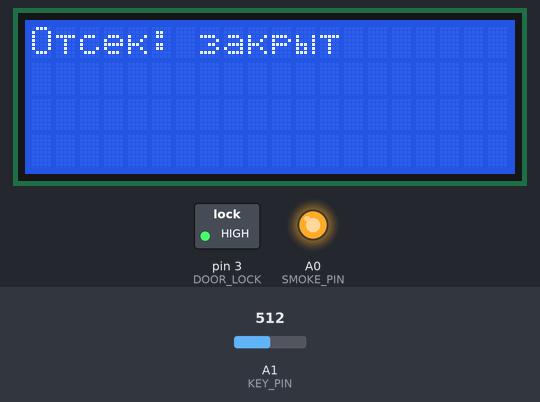
The sketch below on a simulated Arduino Uno, built with avr-gcc and run on an emulated ATmega328P. On the bench: 20×4 character LCD, switched loads named in the sketch (green lamp = pin HIGH), output pins drawn as LEDs (lit = HIGH). The test bench sets the inputs (shaded band); at power-on: A1 (KEY_PIN) = 512. No MQTT or app messages arrive unless stated.

Above: at 1.3 s.
1.4 s: A1 (KEY_PIN) set to 481
At 2.6 s:
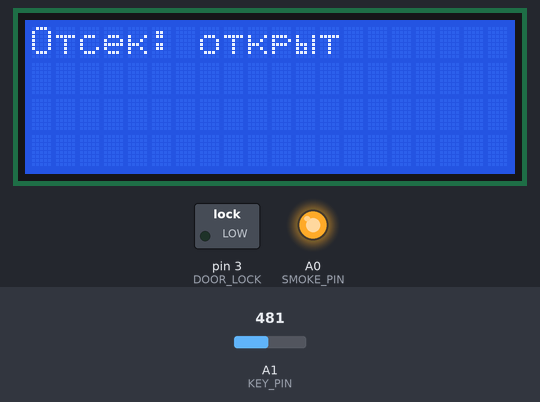
Timing chart, 0 to 4.4 s (numbered marks = the images above; inputs shaded):
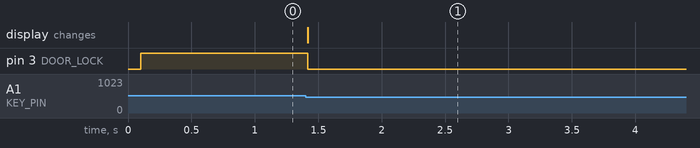

The sketch:

Door2.ino
```cpp
/*
  SUBSCRIBE:
  "ter2070/tdoor2/device"
  "a" = alarm
  "n" = no alarm
  "o" = open manually

  PUBLISH:
  "ter2070/tdoor2/server"
  "1" - door opened
*/

//#define TRACE
//#define NO_SERVER
#define resetPin 7

#include <Ethernet.h>
#include <MQTTClient.h>
#include <avr/wdt.h>

#include <Wire.h>
#include <LiquidCrystal_I2C.h>

#define ACC "tdoor2"
#define DOOR_LOCK 3
#define RESET_PIN 7
#define KEY_PIN A1

#define SMOKE_PIN A0
#define ON LOW
#define OFF HIGH

LiquidCrystal_I2C lcd(0x27, 20, 4);
byte letter_t[8] = // т
{
  B00000, B00000, B11111, B00100, B00100, B00100, B00100, B00000,
};
byte letter_k[8] = // к
{
  B00000, B00000, B10001, B10010, B11100, B10010, B10001, B00000,
};
byte letter_ii[8] = // ы
{
  B00000, B00000, B10001, B10001, B11101, B10101, B11101, B00000,
};
byte letter_z[8] = // з
{
  B00000, B00000, B11110, B00001, B00110, B00001, B11110, B00000,
};
byte letter_a[8] = // а
{
  B00000, B00000, B01110, B00001, B01111, B10001, B01111, B00000,
};

byte mac[] = { 0x06, 0xAD, 0xBE, 0x01, 0xAD, 0xBE };
byte ip[] = { 192, 168, 0, 56 }; // <- change to match your network

EthernetClient net;
MQTTClient client;

bool smokeOn = false;
bool isOpen = false;
unsigned long long smokeOnTime = 0;
#define SMOKE_TIME 20000

enum State
{
  Init,
  Waiting,
  Alarm,
  Opening,
  Open
};

State state;
bool isAlarm = false;

void __init()
{
  state = Waiting;
  isAlarm = false;
  isOpen = false;
  smokeOn = false;

  lcd.clear();
  lcd.setCursor(0, 0);                 // Устанавливаем курсор в начало 1 строки
  lcd.print("O\1ce\2: \4\5\2p\3\1");   // Отсек: закрыт
  digitalWrite (DOOR_LOCK, HIGH);
}

void setup() {
  pinMode(resetPin, OUTPUT);
  digitalWrite(resetPin, LOW);

#ifndef NO_SERVER
  Ethernet.begin(mac, ip);
  client.begin("192.168.0.91", net);
#endif

#ifdef TRACE
  Serial.begin(9600);
#endif

  lcd.init();                       // Инициализация lcd
  lcd.backlight();                  // Включаем подсветку
  // ткыза
  // 12345
  lcd.createChar(1, letter_t);
  lcd.createChar(2, letter_k);
  lcd.createChar(3, letter_ii);
  lcd.createChar(4, letter_z);
  lcd.createChar(5, letter_a);
  lcd.setCursor(0, 0);
  pinMode(DOOR_LOCK, OUTPUT);
  pinMode(RESET_PIN, OUTPUT);
  pinMode(SMOKE_PIN, OUTPUT);

  digitalWrite(DOOR_LOCK, HIGH);
  digitalWrite(RESET_PIN, LOW);
  digitalWrite(SMOKE_PIN, OFF);

  __init();
}

int val;

void handleSmoke()
{
  if (smokeOn && smokeOnTime == 0) //need to turn on smoke
  {
    digitalWrite(SMOKE_PIN, ON);
    smokeOnTime = millis();
  }

  if (smokeOn && millis() - smokeOnTime > SMOKE_TIME)
  {
    digitalWrite(SMOKE_PIN, OFF);
    smokeOn = smokeOnTime = 0;
  }
}

void loop() {
#ifndef NO_SERVER
  client.loop();

  if (!client.connected()) {
    connect();
  }
#endif

  handleSmoke();

  if (isOpen)
    return;

  switch (state)
  {
    case Waiting:
      val = analogRead(KEY_PIN);

      if (val < 500)
      {
        if (!isAlarm)
        {
          state = Opening;
        }
        else
        {
          lcd.noBacklight();
          delay(300);
          lcd.backlight();
          delay(300);
          lcd.noBacklight();
          delay(300);
          lcd.backlight();
          delay(300);
        }
      }
      break;
    case Opening:
      lcd.clear();
      lcd.setCursor(0, 0);
      lcd.print("O\1ce\2: o\1\2p\3\1");
      client.publish("ter2070/tdoor2/server", "1");
      digitalWrite (DOOR_LOCK, LOW);
      state = Open;
      break;
    case Open:
      isOpen = true;
      break;
    case Alarm:
      isAlarm = true;
      lcd.clear();
      lcd.setCursor(0, 0);
      lcd.print("ALARM!");
      state = Waiting;
      break;
  }
}

void messageReceived(String topic, String payload, char * bytes, unsigned int length) {
  if (topic.startsWith("ter"))
  {
    if (payload == "r")
    {
      hard_Reboot();
    }
    else if (payload == "i")
    {
      __init();
    }
    else if (payload == "p")
    {
      client.publish("ter2070/ping/out", ACC);
    }

    if (topic == "ter2070/tdoor2/device")
    {
      if (payload == "a") //alarm on
      {
        state = Alarm;
      }
      else if (payload == "n") //alarm off
      {
        isAlarm = false;
        lcd.clear();
        lcd.setCursor(0, 0);                 // Устанавливаем курсор в начало 1 строки
        lcd.print("O\1ce\2: \4\5\2p\3\1");   // Отсек: закрыт
      }
      else if (payload == "o") //open manually
      {
        isAlarm = false;
        isOpen = true;
        state = Opening;
      }
    }

    if (topic == "ter2070/c/smoke")
    {
      if (payload == "1")
      {
        smokeOn = true;
      }
      else if (payload == "0")
      {
        digitalWrite(SMOKE_PIN, OFF);
      }
    }
  }
}


// DEFAULT

void connect() {
  int n = 0;
  while (!client.connect(ACC)) {
    delay(1000);
    n++;
    if (n > 5)
      hard_Reboot();
  }

  client.subscribe("ter2070/reset");
  client.subscribe("ter2070/ping/in");
  client.subscribe("ter2070/tdoor2/reset");
  client.subscribe("ter2070/tdoor2/device");
  client.subscribe("ter2070/c/smoke");
  // client.unsubscribe("/example");
}

void hard_Reboot()
{
  digitalWrite(resetPin, HIGH);
}
```

Measured:
- the behaviour switches between 500 and 499 on A1 (KEY_PIN) (found by bisection; images 0 and 1)
- after the input at 1.4 s, pin 3 (DOOR_LOCK): HIGH → LOW at once; the display: changes at once (image 1)
